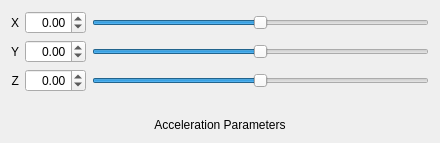
                <widget class="QWidget" name="AccelerationPage" >
                 <layout class="QGridLayout" name="gridLayout_31" >
                  <item row="0" column="0" >
                   <widget class="QLabel" name="AccelerationParametersXLabel" >
                    <property name="text" >
                     <string>X</string>
                    </property>
                    <property name="alignment" >
                     <set>Qt::AlignRight|Qt::AlignTrailing|Qt::AlignVCenter</set>
                    </property>
                   </widget>
                  </item>
                  <item row="0" column="1" >
                   <widget class="QDoubleSpinBox" name="AccelerationParametersXSpinBox" >
                    <property name="alignment" >
                     <set>Qt::AlignRight|Qt::AlignTrailing|Qt::AlignVCenter</set>
                    </property>
                    <property name="minimum" >
                     <double>-10.000000000000000</double>
                    </property>
                    <property name="maximum" >
                     <double>10.000000000000000</double>
                    </property>
                    <property name="singleStep" >
                     <double>0.100000000000000</double>
                    </property>
                   </widget>
                  </item>
                  <item row="0" column="2" >
                   <widget class="QSlider" name="AccelerationParametersXSlider" >
                    <property name="minimum" >
                     <number>-100</number>
                    </property>
                    <property name="maximum" >
                     <number>100</number>
                    </property>
                    <property name="orientation" >
                     <enum>Qt::Horizontal</enum>
                    </property>
                   </widget>
                  </item>
                  <item row="1" column="0" >
                   <widget class="QLabel" name="AccelerationParametersYLabel" >
                    <property name="text" >
                     <string>Y</string>
                    </property>
                    <property name="alignment" >
                     <set>Qt::AlignRight|Qt::AlignTrailing|Qt::AlignVCenter</set>
                    </property>
                   </widget>
                  </item>
                  <item row="1" column="1" >
                   <widget class="QDoubleSpinBox" name="AccelerationParametersYSpinBox" >
                    <property name="alignment" >
                     <set>Qt::AlignRight|Qt::AlignTrailing|Qt::AlignVCenter</set>
                    </property>
                    <property name="minimum" >
                     <double>-10.000000000000000</double>
                    </property>
                    <property name="maximum" >
                     <double>10.000000000000000</double>
                    </property>
                    <property name="singleStep" >
                     <double>0.100000000000000</double>
                    </property>
                   </widget>
                  </item>
                  <item row="1" column="2" >
                   <widget class="QSlider" name="AccelerationParametersYSlider" >
                    <property name="minimum" >
                     <number>-100</number>
                    </property>
                    <property name="maximum" >
                     <number>100</number>
                    </property>
                    <property name="orientation" >
                     <enum>Qt::Horizontal</enum>
                    </property>
                   </widget>
                  </item>
                  <item row="2" column="0" >
                   <widget class="QLabel" name="AccelerationParametersZLabel" >
                    <property name="text" >
                     <string>Z</string>
                    </property>
                    <property name="alignment" >
                     <set>Qt::AlignRight|Qt::AlignTrailing|Qt::AlignVCenter</set>
                    </property>
                   </widget>
                  </item>
                  <item row="2" column="1" >
                   <widget class="QDoubleSpinBox" name="AccelerationParametersZSpinBox" >
                    <property name="alignment" >
                     <set>Qt::AlignRight|Qt::AlignTrailing|Qt::AlignVCenter</set>
                    </property>
                    <property name="minimum" >
                     <double>-10.000000000000000</double>
                    </property>
                    <property name="maximum" >
                     <double>10.000000000000000</double>
                    </property>
                    <property name="singleStep" >
                     <double>0.100000000000000</double>
                    </property>
                   </widget>
                  </item>
                  <item row="2" column="2" >
                   <widget class="QSlider" name="AccelerationParametersZSlider" >
                    <property name="minimum" >
                     <number>-100</number>
                    </property>
                    <property name="maximum" >
                     <number>100</number>
                    </property>
                    <property name="orientation" >
                     <enum>Qt::Horizontal</enum>
                    </property>
                   </widget>
                  </item>
                  <item row="3" column="0" colspan="3" >
                   <spacer name="verticalSpacer_28" >
                    <property name="orientation" >
                     <enum>Qt::Vertical</enum>
                    </property>
                    <property name="sizeType" >
                     <enum>QSizePolicy::Fixed</enum>
                    </property>
                    <property name="sizeHint" stdset="0" >
                     <size>
                      <width>418</width>
                      <height>20</height>
                     </size>
                    </property>
                   </spacer>
                  </item>
                  <item row="4" column="0" colspan="3" >
                   <widget class="QLabel" name="AccelerationParametersLabel" >
                    <property name="text" >
                     <string>Acceleration Parameters</string>
                    </property>
                    <property name="alignment" >
                     <set>Qt::AlignCenter</set>
                    </property>
                   </widget>
                  </item>
                 </layout>
                </widget>
